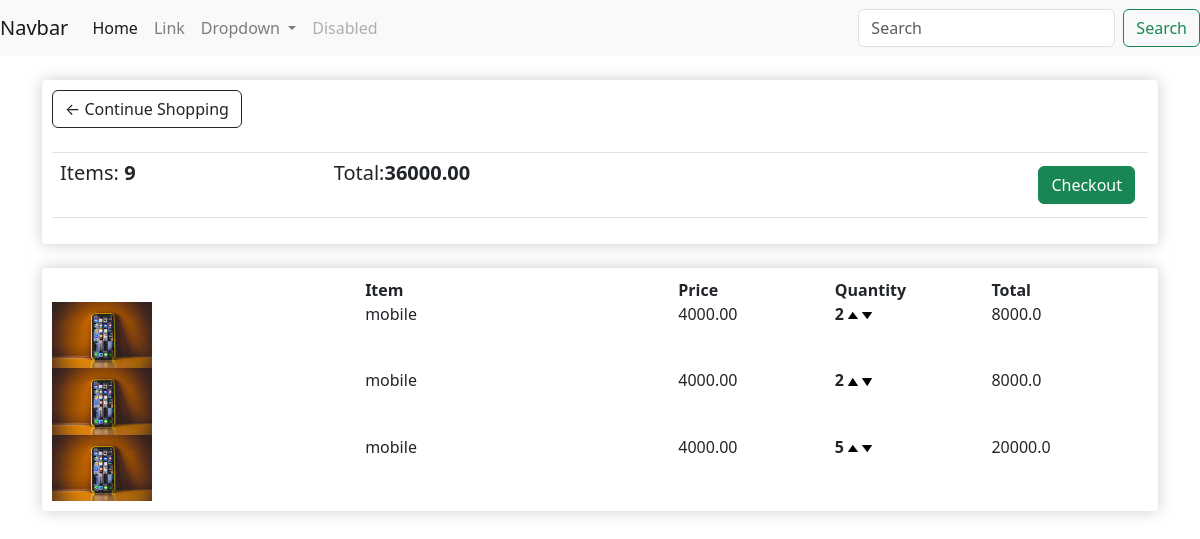
The app's page /cart/ (signed in) with its own data.
### store/models.py (models this page shows, shortened)
class Order(models.Model):
    customer = models.ForeignKey(Customer, on_delete=models.SET_NULL, blank=True, null=True)
    date_orderd = models.DateTimeField(auto_now_add=True)
    complete = models.BooleanField(default=False, null=True, blank=False)
    transaction_id = models.CharField(max_length=200, null=True)
    @property
    def get_cart_total(self):
        orderitems=self.orderitem_set.all()
        total=sum([item.get_total for item in orderitems])
        return total
    @property
    def get_cart_items(self):
        orderitems=self.orderitem_set.all()
        total=sum([item.qunatity for item in orderitems])
        return total

class OrderItem(models.Model):
    product = models.ForeignKey(Product, on_delete=models.SET_NULL, blank=True, null=True)
    order = models.ForeignKey(Order, on_delete=models.SET_NULL, blank=True, null=True)
    qunatity = models.IntegerField(default=0, null=True, blank=True)
    date_added = models.DateTimeField(auto_now_add=True)
    @property
    def get_total(self):
        total=self.product.price*self.qunatity
        return total

class Product(models.Model):
    name = models.CharField(max_length=200, null=True)
    price = models.FloatField()
    digital = models.BooleanField(default=False, null=True, blank=False)
    image=models.ImageField(null=True,blank=True)
    @property
    def imageURL(self):
        try:
            url=self.image.url
        except:
            url=''
        return url

### store/views.py (the view)
# urls.py: path('cart/', views.cart, name="cart"),
def cart(request):
	if request.user.is_authenticated:
		customer=request.user.customer
		order, created = Order.objects.get_or_create(customer=customer, complete=False)
		items=order.orderitem_set.all()
	else:
		items = []
		order={'get_cart_total':0,'get_cart_items':0}
	context = {'items' :items, 'order':order}
	return render(request, 'store/cart.html', context)

### store/templates/store/cart.html
{% extends 'store/main.html' %}
{% load static %}
{% block content %}
	<div class="row">
		<div class="col-lg-12">
			<div class="box-element">
				<a  class="btn btn-outline-dark" href="{% url 'store' %}">&#x2190; Continue Shopping</a>
				<br>
				<br>
				<table class="table">
					<tr>
						<th><h5>Items: <strong>{{order.get_cart_items}}</strong></h5></th>
						<th><h5>Total:<strong>{{order.get_cart_total|floatformat:2}}</strong></h5></th>
						<th>
							<a  style="float:right; margin:5px;" class="btn btn-success" href="{% url 'checkout' %}">Checkout</a>
						</th>
					</tr>
				</table>
			</div>
			<br>
			<div class="box-element">
				<div class="d-flex flex-row">
					<div style="flex:2"></div>
					<div style="flex:2"><strong>Item</strong></div>
					<div style="flex:1"><strong>Price</strong></div>
					<div style="flex:1"><strong>Quantity</strong></div>
					<div style="flex:1"><strong>Total</strong></div>
				</div>
				{% for item in items %}
				<div class="d-flex flex-row">
					<div style="flex:2"><img class="row-image" src="{{item.product.imageURL}}"></div>
					<div style="flex:2"><p>{{item.product.name}}</p></div>
					<div style="flex:1"><p>{{item.product.price|floatformat:2}}</p></div>
					<div style="flex:1">
						<div class="quantity">
							{{item.qunatity }}
							<img style="width: 10px;" src="{% static  'images/arrow-up.png' %}">
							<img style="width: 10px;" src="{% static  'images/arrow-down.png' %}">
						</div>
					</div>
					<div style="flex:1"><p>{{item.get_total}}</p></div>
				</div>
				{% endfor %}
			</div>
		</div>
	</div>
{% endblock content %}

### ecommerce/static/css/main.css (style rules this page uses)
body { background-color: hsl(0, 0%, 98%); }
h1,h2,h3,h4,h5,h6 { color:hsl(0, 77%, 37%); }
.box-element { box-shadow:hsl(0, 0%, 80%) 0 0 16px; background-color: #fff; border-radius: 4px; padding: 10px; }
.col-lg-4, .col-lg-6, .col-lg-8, .col-lg-12 { margin-top: 10px; }
.btn { border-radius: 0; }
.row-image { width: 100px; }
.quantity { font-weight: 700; }

### records on screen
Order: get_cart_items "9", get_cart_total "36000.00"
OrderItem: product.imageURL (picture), product.name "mobile", product.price "4000.00", qunatity "2", get_total "8000.0"
OrderItem: product.imageURL (picture), product.name "mobile", product.price "4000.00", qunatity "2", get_total "8000.0"
OrderItem: product.imageURL (picture), product.name "mobile", product.price "4000.00", qunatity "5", get_total "20000.0"
